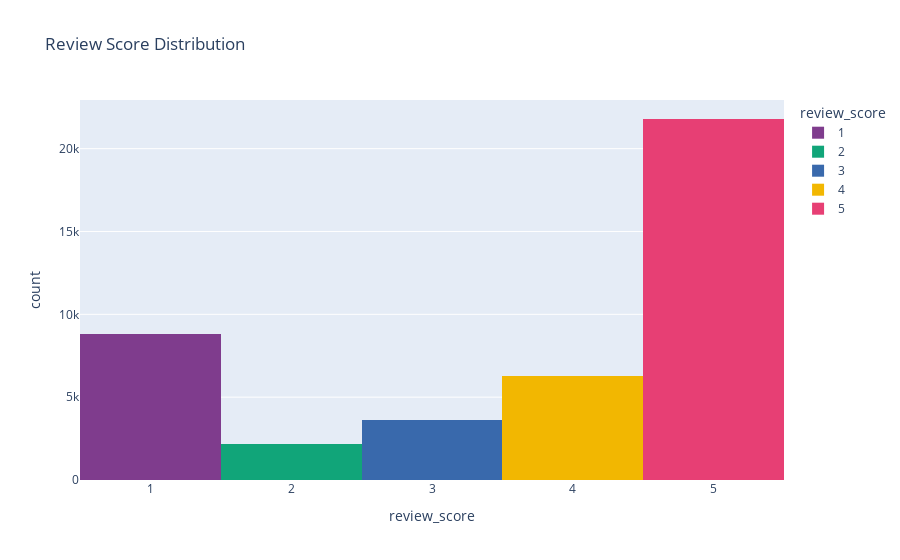

The code cell stored with this chart in its notebook:
### Code cell
# Review score distribution:
fig = px.histogram(
    df_reviews,
    x='review_score',
    title='Review Score Distribution',
    color='review_score',
    category_orders={'review_score': [1, 2, 3, 4, 5]},
    color_discrete_sequence=px.colors.qualitative.Bold
)
fig.show()

### Figure 1 — Plotly figure (JSON) as saved in the notebook; plotly's stock layout.template omitted (floating-point values rounded to 4 significant figures; data arrays with more than 128 entries replaced by an {"elided": "..."} marker saying what was removed)
{"data": [{"alignmentgroup": "True", "bingroup": "x", "hovertemplate": "review_score=%{x}<br>count=%{y}<extra></extra>", "legendgroup": "1", "marker": {"color": "rgb(127, 60, 141)", "pattern": {"shape": ""}}, "name": "1", "offsetgroup": "1", "orientation": "v", "showlegend": true, "type": "histogram", "x": {"elided": "8829 int values"}, "xaxis": "x", "yaxis": "y"}, {"alignmentgroup": "True", "bingroup": "x", "hovertemplate": "review_score=%{x}<br>count=%{y}<extra></extra>", "legendgroup": "2", "marker": {"color": "rgb(17, 165, 121)", "pattern": {"shape": ""}}, "name": "2", "offsetgroup": "2", "orientation": "v", "showlegend": true, "type": "histogram", "x": {"elided": "2165 int values"}, "xaxis": "x", "yaxis": "y"}, {"alignmentgroup": "True", "bingroup": "x", "hovertemplate": "review_score=%{x}<br>count=%{y}<extra></extra>", "legendgroup": "3", "marker": {"color": "rgb(57, 105, 172)", "pattern": {"shape": ""}}, "name": "3", "offsetgroup": "3", "orientation": "v", "showlegend": true, "type": "histogram", "x": {"elided": "3644 int values"}, "xaxis": "x", "yaxis": "y"}, {"alignmentgroup": "True", "bingroup": "x", "hovertemplate": "review_score=%{x}<br>count=%{y}<extra></extra>", "legendgroup": "4", "marker": {"color": "rgb(242, 183, 1)", "pattern": {"shape": ""}}, "name": "4", "offsetgroup": "4", "orientation": "v", "showlegend": true, "type": "histogram", "x": {"elided": "6278 int values"}, "xaxis": "x", "yaxis": "y"}, {"alignmentgroup": "True", "bingroup": "x", "hovertemplate": "review_score=%{x}<br>count=%{y}<extra></extra>", "legendgroup": "5", "marker": {"color": "rgb(231, 63, 116)", "pattern": {"shape": ""}}, "name": "5", "offsetgroup": "5", "orientation": "v", "showlegend": true, "type": "histogram", "x": {"elided": "21790 int values"}, "xaxis": "x", "yaxis": "y"}], "layout": {"barmode": "relative", "legend": {"title": {"text": "review_score"}, "tracegroupgap": 0}, "title": {"text": "Review Score Distribution"}, "xaxis": {"anchor": "y", "categoryarray": [1, 2, 3, 4, 5], "categoryorder": "array", "domain": [0, 1], "title": {"text": "review_score"}}, "yaxis": {"anchor": "x", "domain": [0, 1], "title": {"text": "count"}}}}
